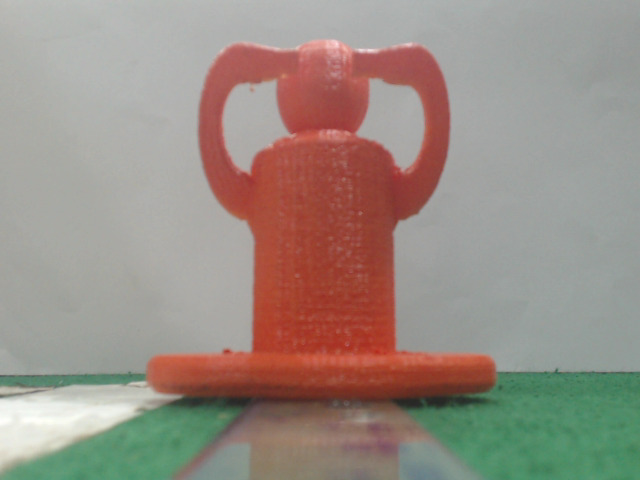
#> input picture raspi/korban-orange.png, 640 x 480 px, found by its file name
$ python distance-measurement.py
#> lines starting #> are read from the running program, lines starting #| are printed output that depends on the picture; after the words box and inside, x2 and y2 are one past the last pixel; in counts of white or black regions, pixels touching at a corner belong together; long printed decimals are rounded
import cv2
import numpy as np
cap=cv2.VideoCapture(0)
low_orange = np.array([0, 73, 12])
high_orange = np.array([16, 255, 255])


Known_distance = 13.0
Known_width = 9.5


def Focal_Length_Finder(Known_distance, real_width, width_in_rf_image):

    focal_length = (width_in_rf_image * Known_distance) / real_width
    return focal_length

def obj_data(img):
     obj_width = 0
     hsv=cv2.cvtColor(img,cv2.COLOR_BGR2HSV)
     mask=cv2.inRange(hsv, low_orange, high_orange)
     _,mask1=cv2.threshold(mask,254,255,cv2.THRESH_BINARY)
     cnts,_=cv2.findContours(mask1,cv2.RETR_EXTERNAL,cv2.CHAIN_APPROX_NONE)
     for c in cnts:
        x=600
        if cv2.contourArea(c)>x:
            x,y,w,h=cv2.boundingRect(c)
            cv2.rectangle(img,(x,y),(x+w,y+h),(0,255,0),2)
            obj_width = w
     return obj_width
def Distance_finder(Focal_Length, Known_width, obj_width_in_frame):
    distance = (Known_width * Focal_Length)/obj_width_in_frame

    return distance

ref_image = cv2.imread("C:/Users/Admin/Desktop/korban-orange.png")
#> ref_image is the input picture: shape (480, 640, 3); mean B, G, R 133, 141.9, 154.2
ref_image_obj_width = obj_data(ref_image)
#> in obj_data, `hsv=cv2.cvtColor(img,cv2.COLOR_BGR2HSV)`: hsv: shape (480, 640, 3); mean H, S, V 42, 52.5, 161.6
#> in obj_data, `mask=cv2.inRange(hsv, low_orange, high_orange)`:
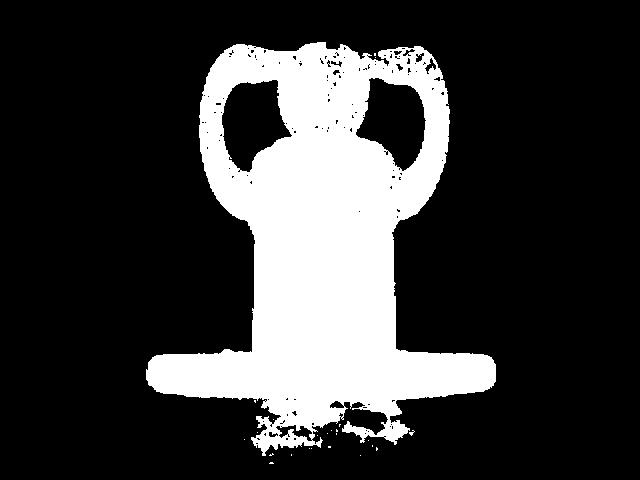
#> mask: shape (480, 640); 22.6% white; 24 white regions (23 under 20 px)
#> in obj_data, `cnts,_=cv2.findContours(mask1,cv2.RETR_EXTERNAL,cv2.CHAIN_APPROX_NONE)`: cnts = 24 contours, 23 with area under 20; largest, box (x1, y1, x2, y2) and area: (146, 42, 496, 456) 77544
#> the loop in obj_data, `for c in cnts:` made 24 passes
#> (x, y, w, h, obj_width) on pass 24: (146, 42, 350, 414, 350)
#> (c, x) on passes 2, 3, 5, 6, 9, 10: ([[360, 455]], 600), ([[291, 454], [291, 455]], 600), ([[311, 448]], 600), ([[309, 448]], 600), ([[372, 445], [372, 446]], 600), ([[368, 440]], 600)
#> after the loop in obj_data, `for c in cnts:`:
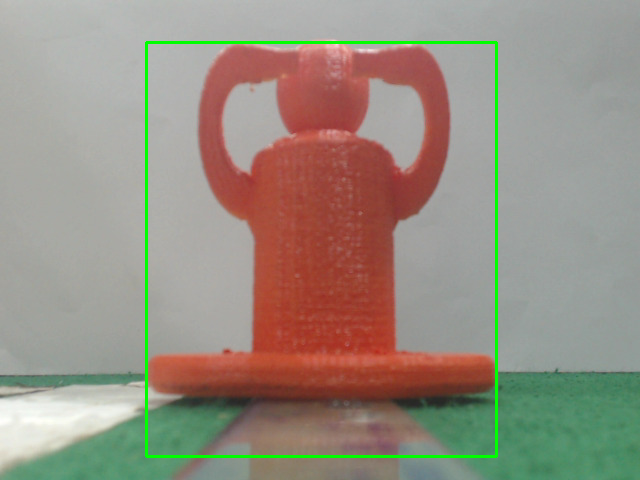
#> img: shape (480, 640, 3); 1.49% of pixels changed, all inside (x1, y1, x2, y2) = (145, 41, 498, 458)
#> after the loop in obj_data, `for c in cnts:`: h = 414; obj_width = 350; y = 42
#> ref_image_obj_width = 350
Focal_length_found = Focal_Length_Finder(Known_distance, Known_width, ref_image_obj_width)
#> in Focal_Length_Finder, `focal_length = (width_in_rf_image * Known_distance) / real_width`: focal_length = 478.9
#> Focal_length_found = 478.9
cv2.imshow("ref_image", ref_image)

print(Focal_length_found)
#| 478.947


while True:
    ret,frame=cap.read()
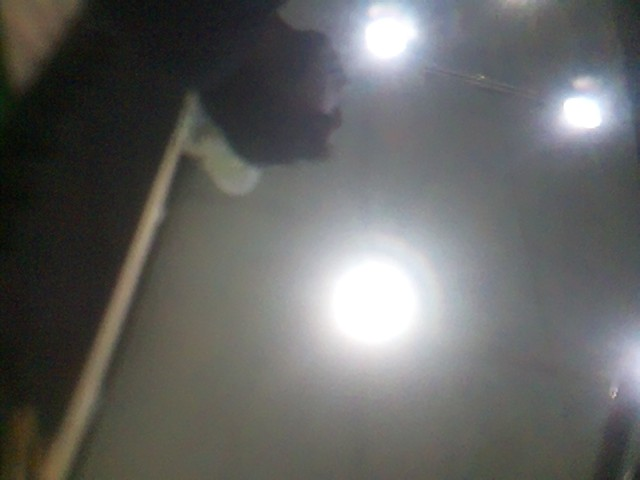
#> input picture raspi/test-python.jpg, 640 x 480 px, given in place of the camera
#> frame is the input picture: shape (480, 640, 3); mean B, G, R 98.4, 100, 99.5
    frame=cv2.resize(frame,(640,480))
    obj_width_in_frame=obj_data(frame)
#> in obj_data (call 2), `hsv=cv2.cvtColor(img,cv2.COLOR_BGR2HSV)`: hsv: shape (480, 640, 3); mean H, S, V 69, 31.1, 104
#> in obj_data (call 2), `mask=cv2.inRange(hsv, low_orange, high_orange)`:
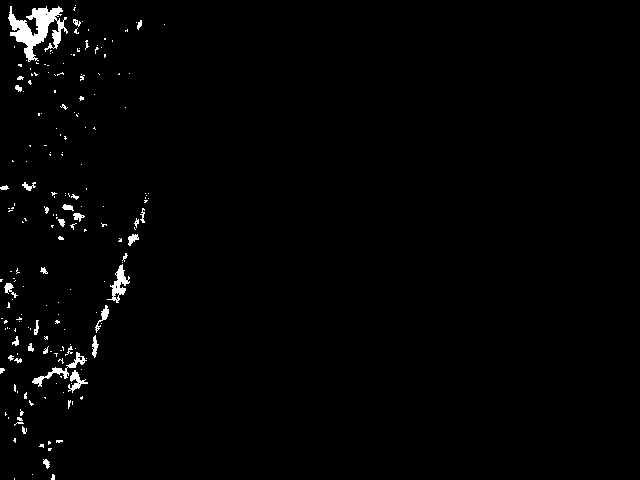
#> mask: shape (480, 640); 1.4% white; 194 white regions (161 under 20 px)
#> in obj_data (call 2), `cnts,_=cv2.findContours(mask1,cv2.RETR_EXTERNAL,cv2.CHAIN_APPROX_NONE)`: cnts = 194 contours, 173 with area under 20; largest, box (x1, y1, x2, y2) and area: (8, 6, 68, 62) 1217, (107, 264, 130, 303) 278, (32, 352, 87, 387) 241, (68, 370, 88, 393) 126, (95, 305, 109, 333) 79
#> the loop in obj_data (call 2), `for c in cnts:` made 194 passes
#> (x, y, w, h, obj_width) on pass 193: (8, 6, 60, 56, 60)
#> x on passes 2, 4, 5, 6, 7, 8: 600, 600, 600, 600, 600, 600
#> after the loop in obj_data (call 2), `for c in cnts:`:
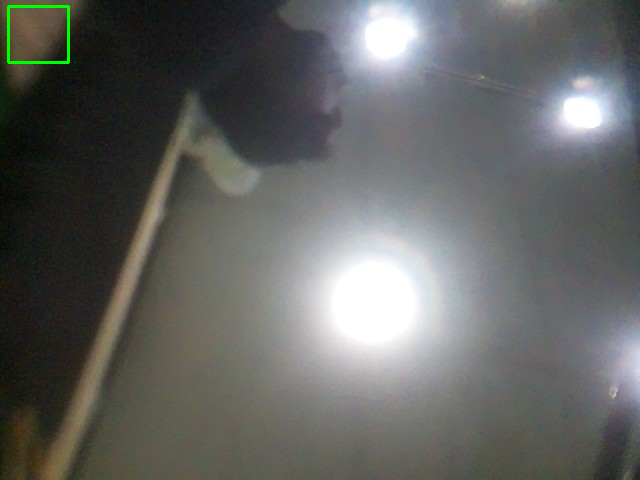
#> img: shape (480, 640, 3); 0.23% of pixels changed, all inside (x1, y1, x2, y2) = (7, 5, 70, 64)
#> after the loop in obj_data (call 2), `for c in cnts:`: h = 56; obj_width = 60; y = 6
#> obj_width_in_frame = 60
    if obj_width_in_frame != 0:
        Distance = Distance_finder(Focal_length_found, Known_width, obj_width_in_frame)
#> in Distance_finder, `distance = (Known_width * Focal_Length)/obj_width_in_frame`: distance = 75.83
#> Distance = 75.83
        cv2.putText(frame, f"Distance: {round(Distance,2)} CM", (30, 35),cv2.FONT_HERSHEY_COMPLEX, 0.6, (255,0,0), 2)
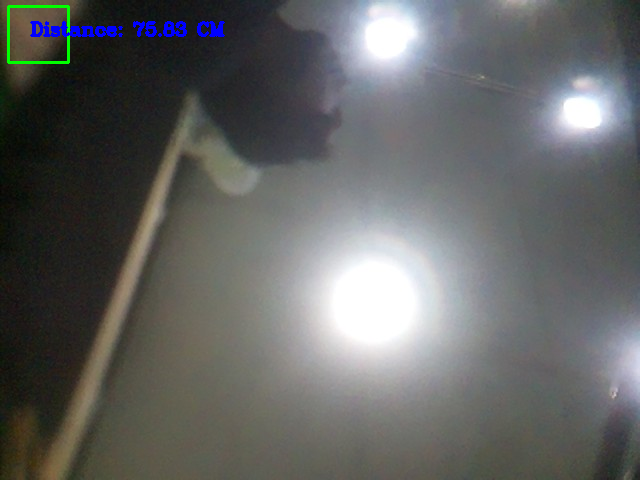
#> frame: shape (480, 640, 3); 0.51% of pixels changed, all inside (x1, y1, x2, y2) = (30, 21, 225, 37)
    cv2.imshow("FRAME",frame)
    if cv2.waitKey(1)&0xFF==27:
#> (key Esc is pressed here)
        break
cap.release()
cv2.destroyAllWindows()
